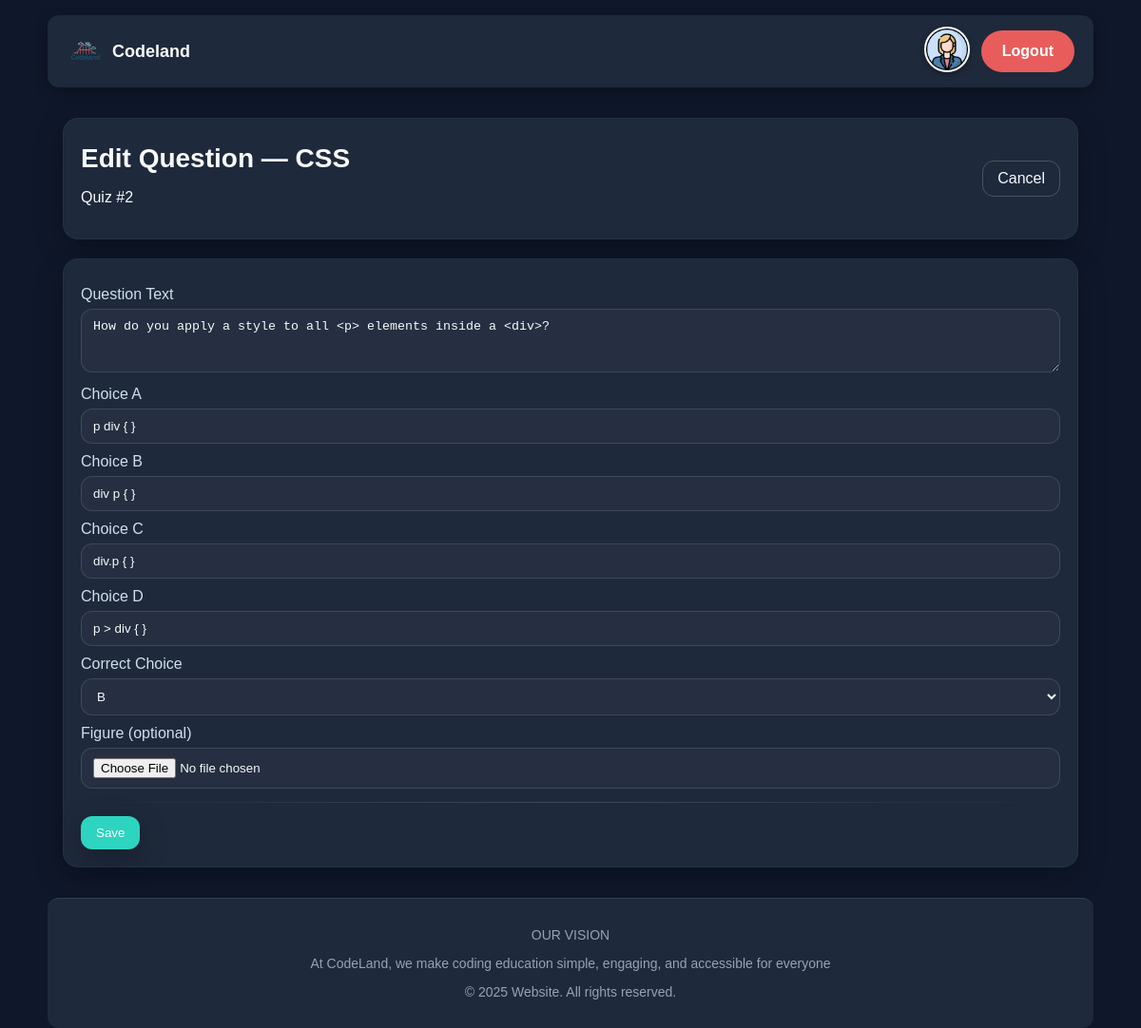
Page /edit-question.php?questionID=11&quizID=2 (signed in) on the committed database.
### tables this page shows
CREATE TABLE `quizquestion` (
  `id` int(11) NOT NULL,
  `quizID` int(11) DEFAULT NULL,
  `question` text,
  `questionFigureFileName` varchar(100) DEFAULT NULL,
  `answerA` text,
  `answerB` text,
  `answerC` text,
  `answerD` text,
  `correctAnswer` enum('A','B','C','D') NOT NULL
);

CREATE TABLE `topic` (
  `id` int(11) NOT NULL,
  `topicName` varchar(100) DEFAULT NULL
);

### edit-question.php (the view, shortened to what this page needs)
<?php
require_once 'db_config.php';
$conn->set_charset('utf8mb4'); function h($v){ return htmlspecialchars((string)$v,ENT_QUOTES,'UTF-8'); }
$educatorId=(int)$_SESSION['user_id'];
$questionID=filter_input(INPUT_GET,'questionID',FILTER_VALIDATE_INT);
$quizID=filter_input(INPUT_GET,'quizID',FILTER_VALIDATE_INT);
$sql="SELECT qq.*, q.educatorID, t.topicName FROM quizquestion qq
      JOIN quiz q ON q.id=qq.quizID
      JOIN topic t ON t.id=q.topicID
      WHERE qq.id=? AND qq.quizID=? AND q.educatorID=?";
$st=$conn->prepare($sql); $st->bind_param("iii",$questionID,$quizID,$educatorId);
$st->execute(); $row=$st->get_result()->fetch_assoc(); $st->close();
$pf=$_SESSION['photoFileName']??''; $avatar='images/educatorUser.jpeg';
$selIndex=array_search($row['correctAnswer'],['A','B','C','D'],true); if($selIndex===false)$selIndex=0;
?>
<!doctype html>
<html lang="en">
<head><meta charset="utf-8"><meta name="viewport" content="width=device-width, initial-scale=1"><title>Codeland • Edit Question</title>
<link rel="stylesheet" href="styleDeema.css"><link rel="stylesheet" href="HF.css"></head>
<body>
<header class="cl-header">
  <div class="brand"><img src="images/logo.png" alt=""><span>Codeland</span></div>
  <div class="actions">
    <a href="educator_homepage.php"><img src="<?=h($avatar)?>" class="avatar" alt=""></a>
    <a href="logout.php" class="logout-btn">Logout</a>
  </div>
</header>
<div class="container">
  <section class="card page-header" style="display:flex;justify-content:space-between;align-items:center;">
    <div><h1>Edit Question — <?=h($row['topicName'])?></h1><p class="muted">Quiz #<?= (int)$quizID ?></p></div>
    <a class="btn-outline" href="quiz.php?quizID=<?= (int)$quizID ?>">Cancel</a>
  </section>
  <section class="card">
    <form method="post" enctype="multipart/form-data">
      <label>Question Text</label><textarea name="text" rows="3" class="input" required><?=h($row['question'])?></textarea>
      <label>Choice A</label><input name="c0" class="input" required value="<?=h($row['answerA'])?>">
      <label>Choice B</label><input name="c1" class="input" required value="<?=h($row['answerB'])?>">
      <label>Choice C</label><input name="c2" class="input" required value="<?=h($row['answerC'])?>">
      <label>Choice D</label><input name="c3" class="input" required value="<?=h($row['answerD'])?>">
      <label>Correct Choice</label>
      <select name="correctIndex" class="input" required>
        <?php $labels=['A','B','C','D']; for($i=0;$i<4;$i++): ?>
          <option value="<?=$i?>" <?=$selIndex===$i?'selected':''?>><?=$labels[$i]?></option>
        <?php endfor; ?>
      </select>
      <label>Figure (optional)</label>
      <input type="file" name="figure" accept="image/*" class="input">
      <hr class="sep"><div class="flex"><button class="btn">Save</button><span class="helper"></span></div>
    </form>
  </section>
</div>
<footer class="cl-footer"><p>OUR VISION</p><p>At CodeLand, we make coding education simple, engaging, and accessible for everyone</p><p>© 2025 Website. All rights reserved.</p></footer>
</body>
</html>

### styleDeema.css (style rules this page uses)
:root { --bg:#0f1a2a; --card:#142235; --text:#eaf2f7; --muted:#9fb7c9; --accent:#e85c5b; --accent-2:#2aa6a0; --danger:#ef4444; --radius:16px; --shadow:0 10px 30px rgba(0,0,0,.25); --font:'Inter',system-ui,-apple-system,Segoe UI,Roboto,Helvetica,Arial,sans-serif; }
* { box-sizing:border-box }
html,body { height:100% }
body { margin:0; background: radial-gradient(900px 560px at -10% -10%, rgba(232,92,91,.12), transparent 60%), radial-gradient(700px 520px at 110% 10%, rgba(42,166,160,.12), transparent 60%), var(--bg); color:var(--text); font-family:var(--font); }
.container { max-width:1100px; margin:32px auto; padding:0 16px; }
.page-header { display:flex; align-items:center; justify-content:space-between; gap:12px; margin-bottom:16px; }
.brand { display:flex; align-items:center; gap:10px; font-weight:800; font-size:18px; }
a { color:var(--accent); text-decoration:none }
.btn { display:inline-block; padding:10px 16px; background:var(--accent); color:#fff; border:0; border-radius:12px; box-shadow:var(--shadow); cursor:pointer }
.btn-outline { padding:9px 15px; border:1px solid rgba(255,255,255,.2); border-radius:12px; color:var(--text) }
.card { background:var(--card); border:1px solid rgba(104, 183, 220, 0.06); padding:18px; border-radius:var(--radius); box-shadow:var(--shadow); margin-bottom:20px }
h1,h2 { margin:8px 0 14px }
h1 { font-size:28px }
.flex { display:flex; align-items:center; gap:12px }
.avatar { width:40px; height:40px; border-radius:999px; object-fit:cover; border:1px solid rgba(255,255,255,.15) }
.input,select,textarea { width:100%; padding:10px 12px; border-radius:12px; border:1px solid rgba(255,255,255,.12); background:rgba(255,255,255,.03); color:var(--text) }
label { display:block; margin:10px 0 6px; color:#cfe0eb }
hr.sep { border:0; height:1px; background:linear-gradient(90deg,transparent,rgba(255,255,255,.15),transparent); margin:14px 0 }

### HF.css (style rules this page uses)
:root { --brand:#60a5fa; --brand-hover:#3b82f6; --accent:#2dd4bf; --bg:#0f172a; --text:#f8fafc; --muted:#94a3b8; --card:#1e293b; --border:#334155; }
body { background: var(--bg); color: var(--text); font-family: Arial, sans-serif; margin: 0; padding: 0; }
.cl-header { max-width: 1100px; margin: 16px auto; padding: 12px 20px; border-radius: 12px; background: var(--card); display: flex; align-items: center; justify-content: space-between; gap: 16px; box-shadow: 0 4px 14px rgba(0,0,0,0.3); }
.cl-header .brand { display: flex; align-items: center; gap: 8px; font-weight: 700; color: var(--text); font-size: 18px; text-decoration: none; }
.cl-header .brand img { width: 40px; height: 40px; object-fit: contain; }
.cl-header .actions { display: flex; align-items: center; gap: 12px; margin-left: auto; }
.logout-btn { display:inline-flex;align-items:center;justify-content:center; min-height:36px; padding:8px 18px; border-radius:20px;border:0; background:#e85c5b;color:#fff; font-weight:600;font-size:14px;line-height:1; text-decoration:none;transition:background .3s; }
.cl-header .avatar { width: 48px; height: 48px; border-radius: 50%; object-fit: cover; border: 2px solid #fff; box-shadow: 0 2px 6px rgba(0,0,0,0.3); transition: transform 0.3s ease; }
.cl-footer { max-width: 1100px; margin: 30px auto 10px; padding: 16px 20px; text-align: center; border-top: 1px solid var(--border); font-size: 14px; color: var(--muted); background: var(--card); border-radius: 12px; }
.logout-btn { display:inline-flex;align-items:center;justify-content:center; min-height:44px; padding:10px 22px; border-radius:28px;border:0; background:#e85c5b;color:#fff; font-weight:600;font-size:16px;line-height:1; text-decoration:none;transition:background .3s; }

### rows in the picture
quizquestion: topic.topicName "CSS", text "How do you apply a style to all <p> elements inside a <div>?", c0 "p div { }", c1 "div p { }", c2 "div.p { }", c3 "p > div { }", correctIndex "B"

### other values in the picture
$quizID "2"
